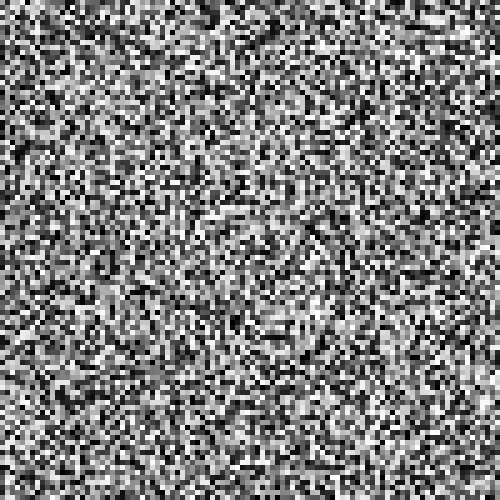
Frame 1 (no input)
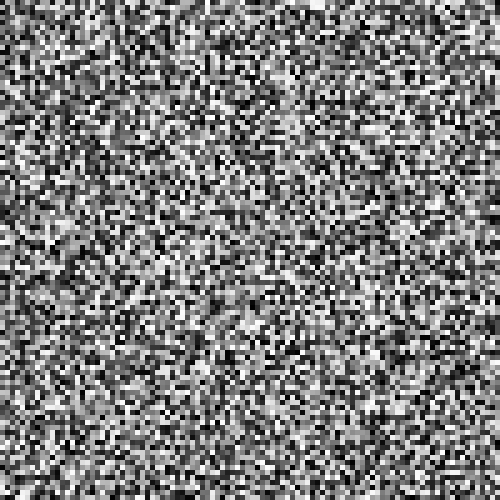
Frame 60 (the mouse pressed at the canvas centre just before this capture)
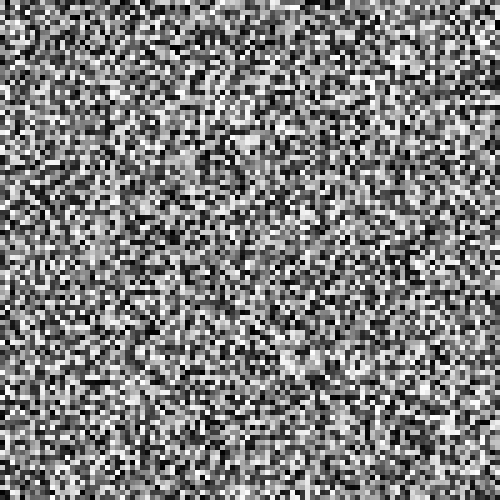
Frame 120 (the mouse held since frame 60 and released just before this capture)

The Processing sketch that drew these frames (run headless with seeded random() and noise(); from frame 60 on, the mouse is pressed at the canvas centre):

// Processing sketch: processing_65534
// ── processing_65534.pde

void setup(){
  size(500, 500);
  noStroke();
}
void draw(){
  for(int x = 0; x <= 99; x++){
    for(int y = 0; y<= 99; y++){
      fill(int(random(0,255)));
      rect(x*5, y*5, 5,5);
    }
  } 
}
